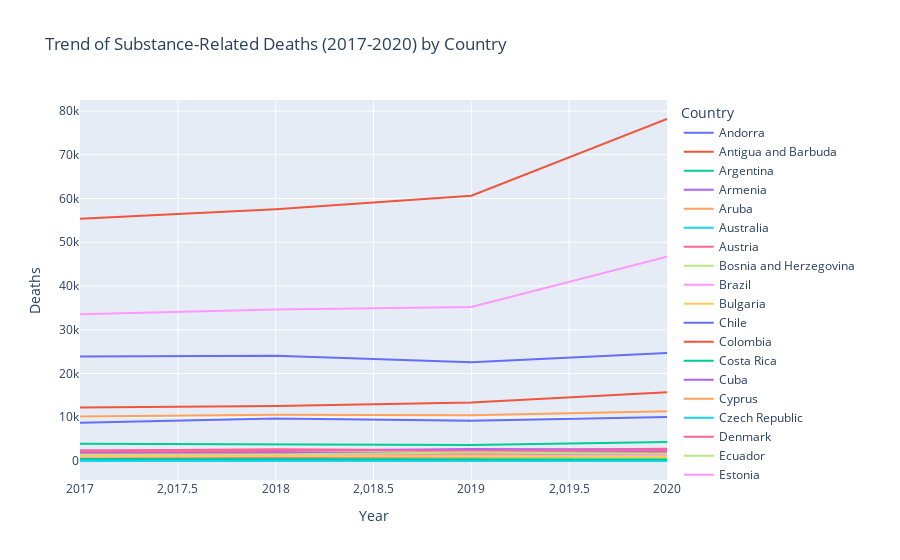

Source (notebook cell):
### Code cell
# Define the years of interest
years_of_interest = [2017, 2018, 2019, 2020]

# Filter data for the selected years
filtered_data = substance_trend_by_country[substance_trend_by_country['Year'].isin(years_of_interest)]

# Identify countries with complete data from 2017 to 2020
countries_with_complete_data = (
    filtered_data.groupby('Country')['Year']
    .nunique()
    .reset_index()
    .query('Year == 4')['Country']
)

# Filter the data to include only countries with complete data
filtered_data = filtered_data[filtered_data['Country'].isin(countries_with_complete_data)]

# Create an interactive plot using Plotly
import plotly.express as px

fig = px.line(filtered_data, x='Year', y='Deaths', color='Country',
              title="Trend of Substance-Related Deaths (2017-2020) by Country",
              labels={'Deaths': 'Number of Deaths'})

fig.update_layout(xaxis_title="Year", yaxis_title="Deaths", legend_title="Country")
fig.show()

### Figure 1 — Plotly figure (JSON) as saved in the notebook; plotly's stock layout.template omitted (floating-point values rounded to 4 significant figures)
{"data": [{"hovertemplate": "Country=Andorra<br>Year=%{x}<br>Number of Deaths=%{y}<extra></extra>", "legendgroup": "Andorra", "line": {"color": "#636efa", "dash": "solid"}, "marker": {"symbol": "circle"}, "mode": "lines", "name": "Andorra", "orientation": "v", "showlegend": true, "type": "scatter", "x": [2017, 2018, 2019, 2020], "xaxis": "x", "y": [0, 0, 0, 2], "yaxis": "y"}, {"hovertemplate": "Country=Antigua and Barbuda<br>Year=%{x}<br>Number of Deaths=%{y}<extra></extra>", "legendgroup": "Antigua and Barbuda", "line": {"color": "#EF553B", "dash": "solid"}, "marker": {"symbol": "circle"}, "mode": "lines", "name": "Antigua and Barbuda", "orientation": "v", "showlegend": true, "type": "scatter", "x": [2017, 2018, 2019, 2020], "xaxis": "x", "y": [20, 36, 12, 8], "yaxis": "y"}, {"hovertemplate": "Country=Argentina<br>Year=%{x}<br>Number of Deaths=%{y}<extra></extra>", "legendgroup": "Argentina", "line": {"color": "#00cc96", "dash": "solid"}, "marker": {"symbol": "circle"}, "mode": "lines", "name": "Argentina", "orientation": "v", "showlegend": true, "type": "scatter", "x": [2017, 2018, 2019, 2020], "xaxis": "x", "y": [1596, 1532, 1664, 1416], "yaxis": "y"}, {"hovertemplate": "Country=Armenia<br>Year=%{x}<br>Number of Deaths=%{y}<extra></extra>", "legendgroup": "Armenia", "line": {"color": "#ab63fa", "dash": "solid"}, "marker": {"symbol": "circle"}, "mode": "lines", "name": "Armenia", "orientation": "v", "showlegend": true, "type": "scatter", "x": [2017, 2018, 2019, 2020], "xaxis": "x", "y": [24, 20, 12, 8], "yaxis": "y"}, {"hovertemplate": "Country=Aruba<br>Year=%{x}<br>Number of Deaths=%{y}<extra></extra>", "legendgroup": "Aruba", "line": {"color": "#FFA15A", "dash": "solid"}, "marker": {"symbol": "circle"}, "mode": "lines", "name": "Aruba", "orientation": "v", "showlegend": true, "type": "scatter", "x": [2017, 2018, 2019, 2020], "xaxis": "x", "y": [16, 8, 16, 4], "yaxis": "y"}, {"hovertemplate": "Country=Australia<br>Year=%{x}<br>Number of Deaths=%{y}<extra></extra>", "legendgroup": "Australia", "line": {"color": "#19d3f3", "dash": "solid"}, "marker": {"symbol": "circle"}, "mode": "lines", "name": "Australia", "orientation": "v", "showlegend": true, "type": "scatter", "x": [2017, 2018, 2019, 2020], "xaxis": "x", "y": [1288, 1028, 1348, 1184], "yaxis": "y"}, {"hovertemplate": "Country=Austria<br>Year=%{x}<br>Number of Deaths=%{y}<extra></extra>", "legendgroup": "Austria", "line": {"color": "#FF6692", "dash": "solid"}, "marker": {"symbol": "circle"}, "mode": "lines", "name": "Austria", "orientation": "v", "showlegend": true, "type": "scatter", "x": [2017, 2018, 2019, 2020], "xaxis": "x", "y": [2352, 2672, 2480, 2784], "yaxis": "y"}, {"hovertemplate": "Country=Bosnia and Herzegovina<br>Year=%{x}<br>Number of Deaths=%{y}<extra></extra>", "legendgroup": "Bosnia and Herzegovina", "line": {"color": "#B6E880", "dash": "solid"}, "marker": {"symbol": "circle"}, "mode": "lines", "name": "Bosnia and Herzegovina", "orientation": "v", "showlegend": true, "type": "scatter", "x": [2017, 2018, 2019, 2020], "xaxis": "x", "y": [264, 208, 264, 220], "yaxis": "y"}, {"hovertemplate": "Country=Brazil<br>Year=%{x}<br>Number of Deaths=%{y}<extra></extra>", "legendgroup": "Brazil", "line": {"color": "#FF97FF", "dash": "solid"}, "marker": {"symbol": "circle"}, "mode": "lines", "name": "Brazil", "orientation": "v", "showlegend": true, "type": "scatter", "x": [2017, 2018, 2019, 2020], "xaxis": "x", "y": [33524, 34652, 35216, 46708], "yaxis": "y"}, {"hovertemplate": "Country=Bulgaria<br>Year=%{x}<br>Number of Deaths=%{y}<extra></extra>", "legendgroup": "Bulgaria", "line": {"color": "#FECB52", "dash": "solid"}, "marker": {"symbol": "circle"}, "mode": "lines", "name": "Bulgaria", "orientation": "v", "showlegend": true, "type": "scatter", "x": [2017, 2018, 2019, 2020], "xaxis": "x", "y": [84, 128, 136, 192], "yaxis": "y"}, {"hovertemplate": "Country=Chile<br>Year=%{x}<br>Number of Deaths=%{y}<extra></extra>", "legendgroup": "Chile", "line": {"color": "#636efa", "dash": "solid"}, "marker": {"symbol": "circle"}, "mode": "lines", "name": "Chile", "orientation": "v", "showlegend": true, "type": "scatter", "x": [2017, 2018, 2019, 2020], "xaxis": "x", "y": [656, 604, 704, 1240], "yaxis": "y"}, {"hovertemplate": "Country=Colombia<br>Year=%{x}<br>Number of Deaths=%{y}<extra></extra>", "legendgroup": "Colombia", "line": {"color": "#EF553B", "dash": "solid"}, "marker": {"symbol": "circle"}, "mode": "lines", "name": "Colombia", "orientation": "v", "showlegend": true, "type": "scatter", "x": [2017, 2018, 2019, 2020], "xaxis": "x", "y": [8, 40, 400, 568], "yaxis": "y"}, {"hovertemplate": "Country=Costa Rica<br>Year=%{x}<br>Number of Deaths=%{y}<extra></extra>", "legendgroup": "Costa Rica", "line": {"color": "#00cc96", "dash": "solid"}, "marker": {"symbol": "circle"}, "mode": "lines", "name": "Costa Rica", "orientation": "v", "showlegend": true, "type": "scatter", "x": [2017, 2018, 2019, 2020], "xaxis": "x", "y": [72, 92, 152, 308], "yaxis": "y"}, {"hovertemplate": "Country=Cuba<br>Year=%{x}<br>Number of Deaths=%{y}<extra></extra>", "legendgroup": "Cuba", "line": {"color": "#ab63fa", "dash": "solid"}, "marker": {"symbol": "circle"}, "mode": "lines", "name": "Cuba", "orientation": "v", "showlegend": true, "type": "scatter", "x": [2017, 2018, 2019, 2020], "xaxis": "x", "y": [2412, 2308, 2752, 2568], "yaxis": "y"}, {"hovertemplate": "Country=Cyprus<br>Year=%{x}<br>Number of Deaths=%{y}<extra></extra>", "legendgroup": "Cyprus", "line": {"color": "#FFA15A", "dash": "solid"}, "marker": {"symbol": "circle"}, "mode": "lines", "name": "Cyprus", "orientation": "v", "showlegend": true, "type": "scatter", "x": [2017, 2018, 2019, 2020], "xaxis": "x", "y": [8, 24, 28, 24], "yaxis": "y"}, {"hovertemplate": "Country=Czech Republic<br>Year=%{x}<br>Number of Deaths=%{y}<extra></extra>", "legendgroup": "Czech Republic", "line": {"color": "#19d3f3", "dash": "solid"}, "marker": {"symbol": "circle"}, "mode": "lines", "name": "Czech Republic", "orientation": "v", "showlegend": true, "type": "scatter", "x": [2017, 2018, 2019, 2020], "xaxis": "x", "y": [540, 564, 720, 828], "yaxis": "y"}, {"hovertemplate": "Country=Denmark<br>Year=%{x}<br>Number of Deaths=%{y}<extra></extra>", "legendgroup": "Denmark", "line": {"color": "#FF6692", "dash": "solid"}, "marker": {"symbol": "circle"}, "mode": "lines", "name": "Denmark", "orientation": "v", "showlegend": true, "type": "scatter", "x": [2017, 2018, 2019, 2020], "xaxis": "x", "y": [2276, 1912, 1832, 1892], "yaxis": "y"}, {"hovertemplate": "Country=Ecuador<br>Year=%{x}<br>Number of Deaths=%{y}<extra></extra>", "legendgroup": "Ecuador", "line": {"color": "#B6E880", "dash": "solid"}, "marker": {"symbol": "circle"}, "mode": "lines", "name": "Ecuador", "orientation": "v", "showlegend": true, "type": "scatter", "x": [2017, 2018, 2019, 2020], "xaxis": "x", "y": [140, 184, 224, 312], "yaxis": "y"}, {"hovertemplate": "Country=Estonia<br>Year=%{x}<br>Number of Deaths=%{y}<extra></extra>", "legendgroup": "Estonia", "line": {"color": "#FF97FF", "dash": "solid"}, "marker": {"symbol": "circle"}, "mode": "lines", "name": "Estonia", "orientation": "v", "showlegend": true, "type": "scatter", "x": [2017, 2018, 2019, 2020], "xaxis": "x", "y": [252, 208, 188, 252], "yaxis": "y"}, {"hovertemplate": "Country=Finland<br>Year=%{x}<br>Number of Deaths=%{y}<extra></extra>", "legendgroup": "Finland", "line": {"color": "#FECB52", "dash": "solid"}, "marker": {"symbol": "circle"}, "mode": "lines", "name": "Finland", "orientation": "v", "showlegend": true, "type": "scatter", "x": [2017, 2018, 2019, 2020], "xaxis": "x", "y": [964, 1160, 1184, 1048], "yaxis": "y"}, {"hovertemplate": "Country=Germany<br>Year=%{x}<br>Number of Deaths=%{y}<extra></extra>", "legendgroup": "Germany", "line": {"color": "#636efa", "dash": "solid"}, "marker": {"symbol": "circle"}, "mode": "lines", "name": "Germany", "orientation": "v", "showlegend": true, "type": "scatter", "x": [2017, 2018, 2019, 2020], "xaxis": "x", "y": [23884, 24036, 22600, 24708], "yaxis": "y"}, {"hovertemplate": "Country=Greece<br>Year=%{x}<br>Number of Deaths=%{y}<extra></extra>", "legendgroup": "Greece", "line": {"color": "#EF553B", "dash": "solid"}, "marker": {"symbol": "circle"}, "mode": "lines", "name": "Greece", "orientation": "v", "showlegend": true, "type": "scatter", "x": [2017, 2018, 2019, 2020], "xaxis": "x", "y": [172, 136, 228, 188], "yaxis": "y"}, {"hovertemplate": "Country=Grenada<br>Year=%{x}<br>Number of Deaths=%{y}<extra></extra>", "legendgroup": "Grenada", "line": {"color": "#00cc96", "dash": "solid"}, "marker": {"symbol": "circle"}, "mode": "lines", "name": "Grenada", "orientation": "v", "showlegend": true, "type": "scatter", "x": [2017, 2018, 2019, 2020], "xaxis": "x", "y": [24, 36, 8, 8], "yaxis": "y"}, {"hovertemplate": "Country=Guatemala<br>Year=%{x}<br>Number of Deaths=%{y}<extra></extra>", "legendgroup": "Guatemala", "line": {"color": "#ab63fa", "dash": "solid"}, "marker": {"symbol": "circle"}, "mode": "lines", "name": "Guatemala", "orientation": "v", "showlegend": true, "type": "scatter", "x": [2017, 2018, 2019, 2020], "xaxis": "x", "y": [1828, 1780, 1960, 2068], "yaxis": "y"}, {"hovertemplate": "Country=Iceland<br>Year=%{x}<br>Number of Deaths=%{y}<extra></extra>", "legendgroup": "Iceland", "line": {"color": "#FFA15A", "dash": "solid"}, "marker": {"symbol": "circle"}, "mode": "lines", "name": "Iceland", "orientation": "v", "showlegend": true, "type": "scatter", "x": [2017, 2018, 2019, 2020], "xaxis": "x", "y": [36, 28, 40, 36], "yaxis": "y"}, {"hovertemplate": "Country=Israel<br>Year=%{x}<br>Number of Deaths=%{y}<extra></extra>", "legendgroup": "Israel", "line": {"color": "#19d3f3", "dash": "solid"}, "marker": {"symbol": "circle"}, "mode": "lines", "name": "Israel", "orientation": "v", "showlegend": true, "type": "scatter", "x": [2017, 2018, 2019, 2020], "xaxis": "x", "y": [344, 300, 268, 300], "yaxis": "y"}, {"hovertemplate": "Country=Japan<br>Year=%{x}<br>Number of Deaths=%{y}<extra></extra>", "legendgroup": "Japan", "line": {"color": "#FF6692", "dash": "solid"}, "marker": {"symbol": "circle"}, "mode": "lines", "name": "Japan", "orientation": "v", "showlegend": true, "type": "scatter", "x": [2017, 2018, 2019, 2020], "xaxis": "x", "y": [1520, 1596, 1528, 1892], "yaxis": "y"}, {"hovertemplate": "Country=Kazakhstan<br>Year=%{x}<br>Number of Deaths=%{y}<extra></extra>", "legendgroup": "Kazakhstan", "line": {"color": "#B6E880", "dash": "solid"}, "marker": {"symbol": "circle"}, "mode": "lines", "name": "Kazakhstan", "orientation": "v", "showlegend": true, "type": "scatter", "x": [2017, 2018, 2019, 2020], "xaxis": "x", "y": [380, 280, 352, 224], "yaxis": "y"}, {"hovertemplate": "Country=Latvia<br>Year=%{x}<br>Number of Deaths=%{y}<extra></extra>", "legendgroup": "Latvia", "line": {"color": "#FF97FF", "dash": "solid"}, "marker": {"symbol": "circle"}, "mode": "lines", "name": "Latvia", "orientation": "v", "showlegend": true, "type": "scatter", "x": [2017, 2018, 2019, 2020], "xaxis": "x", "y": [508, 532, 364, 500], "yaxis": "y"}, {"hovertemplate": "Country=Lebanon<br>Year=%{x}<br>Number of Deaths=%{y}<extra></extra>", "legendgroup": "Lebanon", "line": {"color": "#FECB52", "dash": "solid"}, "marker": {"symbol": "circle"}, "mode": "lines", "name": "Lebanon", "orientation": "v", "showlegend": true, "type": "scatter", "x": [2017, 2018, 2019, 2020], "xaxis": "x", "y": [4, 12, 8, 16], "yaxis": "y"}, {"hovertemplate": "Country=Lithuania<br>Year=%{x}<br>Number of Deaths=%{y}<extra></extra>", "legendgroup": "Lithuania", "line": {"color": "#636efa", "dash": "solid"}, "marker": {"symbol": "circle"}, "mode": "lines", "name": "Lithuania", "orientation": "v", "showlegend": true, "type": "scatter", "x": [2017, 2018, 2019, 2020], "xaxis": "x", "y": [96, 56, 96, 96], "yaxis": "y"}, {"hovertemplate": "Country=Luxembourg<br>Year=%{x}<br>Number of Deaths=%{y}<extra></extra>", "legendgroup": "Luxembourg", "line": {"color": "#EF553B", "dash": "solid"}, "marker": {"symbol": "circle"}, "mode": "lines", "name": "Luxembourg", "orientation": "v", "showlegend": true, "type": "scatter", "x": [2017, 2018, 2019, 2020], "xaxis": "x", "y": [92, 140, 76, 100], "yaxis": "y"}, {"hovertemplate": "Country=Malaysia<br>Year=%{x}<br>Number of Deaths=%{y}<extra></extra>", "legendgroup": "Malaysia", "line": {"color": "#00cc96", "dash": "solid"}, "marker": {"symbol": "circle"}, "mode": "lines", "name": "Malaysia", "orientation": "v", "showlegend": true, "type": "scatter", "x": [2017, 2018, 2019, 2020], "xaxis": "x", "y": [20, 32, 20, 20], "yaxis": "y"}, {"hovertemplate": "Country=Mauritius<br>Year=%{x}<br>Number of Deaths=%{y}<extra></extra>", "legendgroup": "Mauritius", "line": {"color": "#ab63fa", "dash": "solid"}, "marker": {"symbol": "circle"}, "mode": "lines", "name": "Mauritius", "orientation": "v", "showlegend": true, "type": "scatter", "x": [2017, 2018, 2019, 2020], "xaxis": "x", "y": [380, 324, 356, 480], "yaxis": "y"}, {"hovertemplate": "Country=Mexico<br>Year=%{x}<br>Number of Deaths=%{y}<extra></extra>", "legendgroup": "Mexico", "line": {"color": "#FFA15A", "dash": "solid"}, "marker": {"symbol": "circle"}, "mode": "lines", "name": "Mexico", "orientation": "v", "showlegend": true, "type": "scatter", "x": [2017, 2018, 2019, 2020], "xaxis": "x", "y": [10176, 10576, 10436, 11380], "yaxis": "y"}, {"hovertemplate": "Country=Mongolia<br>Year=%{x}<br>Number of Deaths=%{y}<extra></extra>", "legendgroup": "Mongolia", "line": {"color": "#19d3f3", "dash": "solid"}, "marker": {"symbol": "circle"}, "mode": "lines", "name": "Mongolia", "orientation": "v", "showlegend": true, "type": "scatter", "x": [2017, 2018, 2019, 2020], "xaxis": "x", "y": [4, 16, 8, 4], "yaxis": "y"}, {"hovertemplate": "Country=Netherlands<br>Year=%{x}<br>Number of Deaths=%{y}<extra></extra>", "legendgroup": "Netherlands", "line": {"color": "#FF6692", "dash": "solid"}, "marker": {"symbol": "circle"}, "mode": "lines", "name": "Netherlands", "orientation": "v", "showlegend": true, "type": "scatter", "x": [2017, 2018, 2019, 2020], "xaxis": "x", "y": [2272, 2516, 2316, 2512], "yaxis": "y"}, {"hovertemplate": "Country=Nicaragua<br>Year=%{x}<br>Number of Deaths=%{y}<extra></extra>", "legendgroup": "Nicaragua", "line": {"color": "#B6E880", "dash": "solid"}, "marker": {"symbol": "circle"}, "mode": "lines", "name": "Nicaragua", "orientation": "v", "showlegend": true, "type": "scatter", "x": [2017, 2018, 2019, 2020], "xaxis": "x", "y": [1076, 972, 672, 684], "yaxis": "y"}, {"hovertemplate": "Country=North Macedonia<br>Year=%{x}<br>Number of Deaths=%{y}<extra></extra>", "legendgroup": "North Macedonia", "line": {"color": "#FF97FF", "dash": "solid"}, "marker": {"symbol": "circle"}, "mode": "lines", "name": "North Macedonia", "orientation": "v", "showlegend": true, "type": "scatter", "x": [2017, 2018, 2019, 2020], "xaxis": "x", "y": [32, 24, 104, 52], "yaxis": "y"}, {"hovertemplate": "Country=Paraguay<br>Year=%{x}<br>Number of Deaths=%{y}<extra></extra>", "legendgroup": "Paraguay", "line": {"color": "#FECB52", "dash": "solid"}, "marker": {"symbol": "circle"}, "mode": "lines", "name": "Paraguay", "orientation": "v", "showlegend": true, "type": "scatter", "x": [2017, 2018, 2019, 2020], "xaxis": "x", "y": [1080, 1120, 1252, 1032], "yaxis": "y"}, {"hovertemplate": "Country=Peru<br>Year=%{x}<br>Number of Deaths=%{y}<extra></extra>", "legendgroup": "Peru", "line": {"color": "#636efa", "dash": "solid"}, "marker": {"symbol": "circle"}, "mode": "lines", "name": "Peru", "orientation": "v", "showlegend": true, "type": "scatter", "x": [2017, 2018, 2019, 2020], "xaxis": "x", "y": [304, 280, 280, 4], "yaxis": "y"}, {"hovertemplate": "Country=Poland<br>Year=%{x}<br>Number of Deaths=%{y}<extra></extra>", "legendgroup": "Poland", "line": {"color": "#EF553B", "dash": "solid"}, "marker": {"symbol": "circle"}, "mode": "lines", "name": "Poland", "orientation": "v", "showlegend": true, "type": "scatter", "x": [2017, 2018, 2019, 2020], "xaxis": "x", "y": [12232, 12552, 13388, 15724], "yaxis": "y"}, {"hovertemplate": "Country=Republic of Korea<br>Year=%{x}<br>Number of Deaths=%{y}<extra></extra>", "legendgroup": "Republic of Korea", "line": {"color": "#00cc96", "dash": "solid"}, "marker": {"symbol": "circle"}, "mode": "lines", "name": "Republic of Korea", "orientation": "v", "showlegend": true, "type": "scatter", "x": [2017, 2018, 2019, 2020], "xaxis": "x", "y": [3948, 3768, 3664, 4368], "yaxis": "y"}, {"hovertemplate": "Country=Saint Lucia<br>Year=%{x}<br>Number of Deaths=%{y}<extra></extra>", "legendgroup": "Saint Lucia", "line": {"color": "#ab63fa", "dash": "solid"}, "marker": {"symbol": "circle"}, "mode": "lines", "name": "Saint Lucia", "orientation": "v", "showlegend": true, "type": "scatter", "x": [2017, 2018, 2019, 2020], "xaxis": "x", "y": [4, 8, 8, 8], "yaxis": "y"}, {"hovertemplate": "Country=Saint Vincent and Grenadines<br>Year=%{x}<br>Number of Deaths=%{y}<extra></extra>", "legendgroup": "Saint Vincent and Grenadines", "line": {"color": "#FFA15A", "dash": "solid"}, "marker": {"symbol": "circle"}, "mode": "lines", "name": "Saint Vincent and Grenadines", "orientation": "v", "showlegend": true, "type": "scatter", "x": [2017, 2018, 2019, 2020], "xaxis": "x", "y": [8, 8, 16, 8], "yaxis": "y"}, {"hovertemplate": "Country=San Marino<br>Year=%{x}<br>Number of Deaths=%{y}<extra></extra>", "legendgroup": "San Marino", "line": {"color": "#19d3f3", "dash": "solid"}, "marker": {"symbol": "circle"}, "mode": "lines", "name": "San Marino", "orientation": "v", "showlegend": true, "type": "scatter", "x": [2017, 2018, 2019, 2020], "xaxis": "x", "y": [0, 0, 0, 0], "yaxis": "y"}, {"hovertemplate": "Country=Serbia<br>Year=%{x}<br>Number of Deaths=%{y}<extra></extra>", "legendgroup": "Serbia", "line": {"color": "#FF6692", "dash": "solid"}, "marker": {"symbol": "circle"}, "mode": "lines", "name": "Serbia", "orientation": "v", "showlegend": true, "type": "scatter", "x": [2017, 2018, 2019, 2020], "xaxis": "x", "y": [1112, 920, 1020, 1144], "yaxis": "y"}, {"hovertemplate": "Country=Slovenia<br>Year=%{x}<br>Number of Deaths=%{y}<extra></extra>", "legendgroup": "Slovenia", "line": {"color": "#B6E880", "dash": "solid"}, "marker": {"symbol": "circle"}, "mode": "lines", "name": "Slovenia", "orientation": "v", "showlegend": true, "type": "scatter", "x": [2017, 2018, 2019, 2020], "xaxis": "x", "y": [1424, 1468, 1940, 1644], "yaxis": "y"}, {"hovertemplate": "Country=Spain<br>Year=%{x}<br>Number of Deaths=%{y}<extra></extra>", "legendgroup": "Spain", "line": {"color": "#FF97FF", "dash": "solid"}, "marker": {"symbol": "circle"}, "mode": "lines", "name": "Spain", "orientation": "v", "showlegend": true, "type": "scatter", "x": [2017, 2018, 2019, 2020], "xaxis": "x", "y": [1004, 1128, 1152, 1324], "yaxis": "y"}, {"hovertemplate": "Country=Switzerland<br>Year=%{x}<br>Number of Deaths=%{y}<extra></extra>", "legendgroup": "Switzerland", "line": {"color": "#FECB52", "dash": "solid"}, "marker": {"symbol": "circle"}, "mode": "lines", "name": "Switzerland", "orientation": "v", "showlegend": true, "type": "scatter", "x": [2017, 2018, 2019, 2020], "xaxis": "x", "y": [1132, 1132, 1208, 1048], "yaxis": "y"}, {"hovertemplate": "Country=United Kingdom<br>Year=%{x}<br>Number of Deaths=%{y}<extra></extra>", "legendgroup": "United Kingdom", "line": {"color": "#636efa", "dash": "solid"}, "marker": {"symbol": "circle"}, "mode": "lines", "name": "United Kingdom", "orientation": "v", "showlegend": true, "type": "scatter", "x": [2017, 2018, 2019, 2020], "xaxis": "x", "y": [8752, 9720, 9176, 10040], "yaxis": "y"}, {"hovertemplate": "Country=United States of America<br>Year=%{x}<br>Number of Deaths=%{y}<extra></extra>", "legendgroup": "United States of America", "line": {"color": "#EF553B", "dash": "solid"}, "marker": {"symbol": "circle"}, "mode": "lines", "name": "United States of America", "orientation": "v", "showlegend": true, "type": "scatter", "x": [2017, 2018, 2019, 2020], "xaxis": "x", "y": [55356, 57560, 60652, 78176], "yaxis": "y"}, {"hovertemplate": "Country=Uruguay<br>Year=%{x}<br>Number of Deaths=%{y}<extra></extra>", "legendgroup": "Uruguay", "line": {"color": "#00cc96", "dash": "solid"}, "marker": {"symbol": "circle"}, "mode": "lines", "name": "Uruguay", "orientation": "v", "showlegend": true, "type": "scatter", "x": [2017, 2018, 2019, 2020], "xaxis": "x", "y": [456, 392, 348, 328], "yaxis": "y"}], "layout": {"autosize": true, "legend": {"title": {"text": "Country"}, "tracegroupgap": 0}, "title": {"text": "Trend of Substance-Related Deaths (2017-2020) by Country"}, "xaxis": {"anchor": "y", "autorange": true, "domain": [0, 1], "range": [2017, 2020], "title": {"text": "Year"}, "type": "linear"}, "yaxis": {"anchor": "x", "autorange": true, "domain": [0, 1], "range": [-4343.0, 82520.0], "title": {"text": "Deaths"}, "type": "linear"}}}
